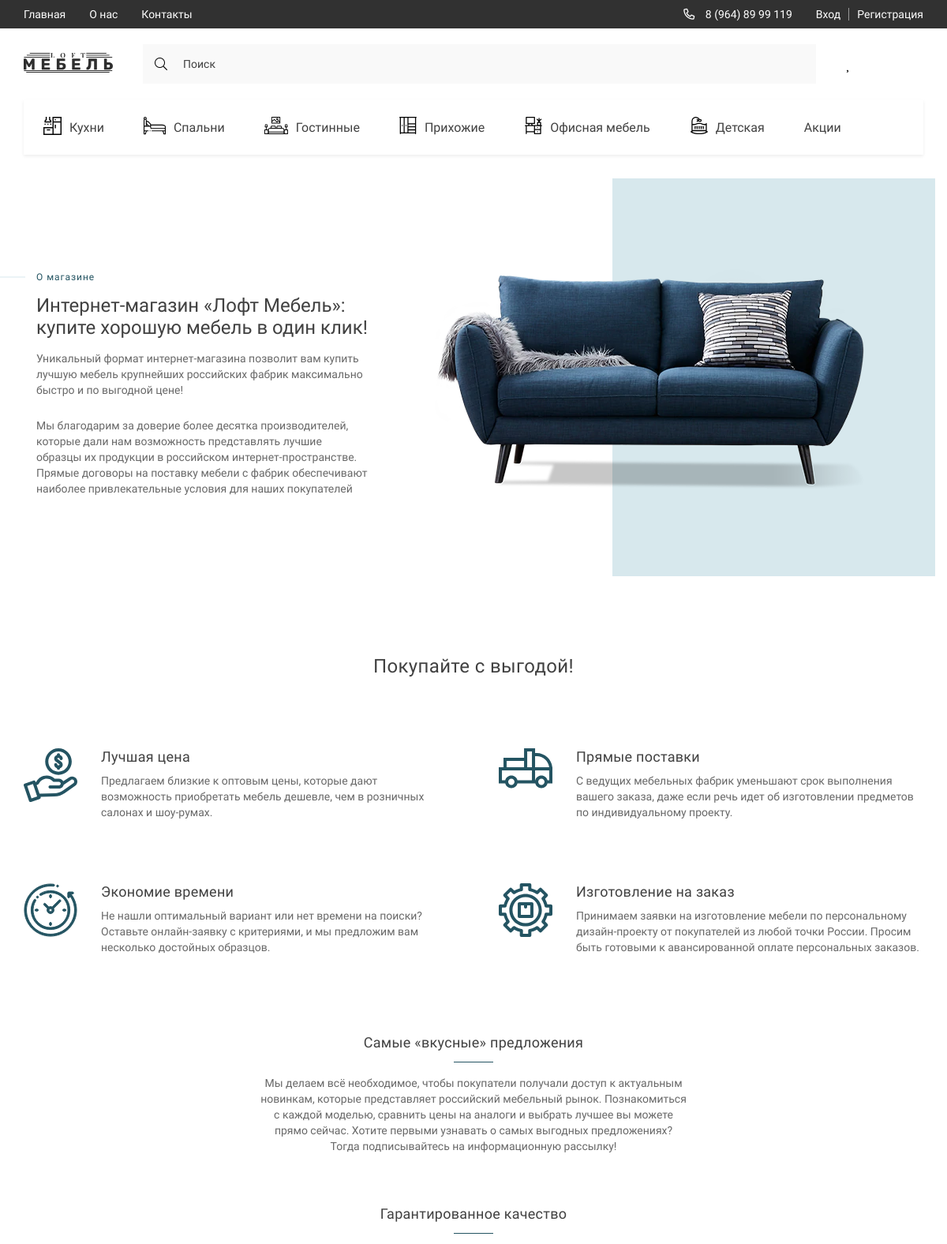
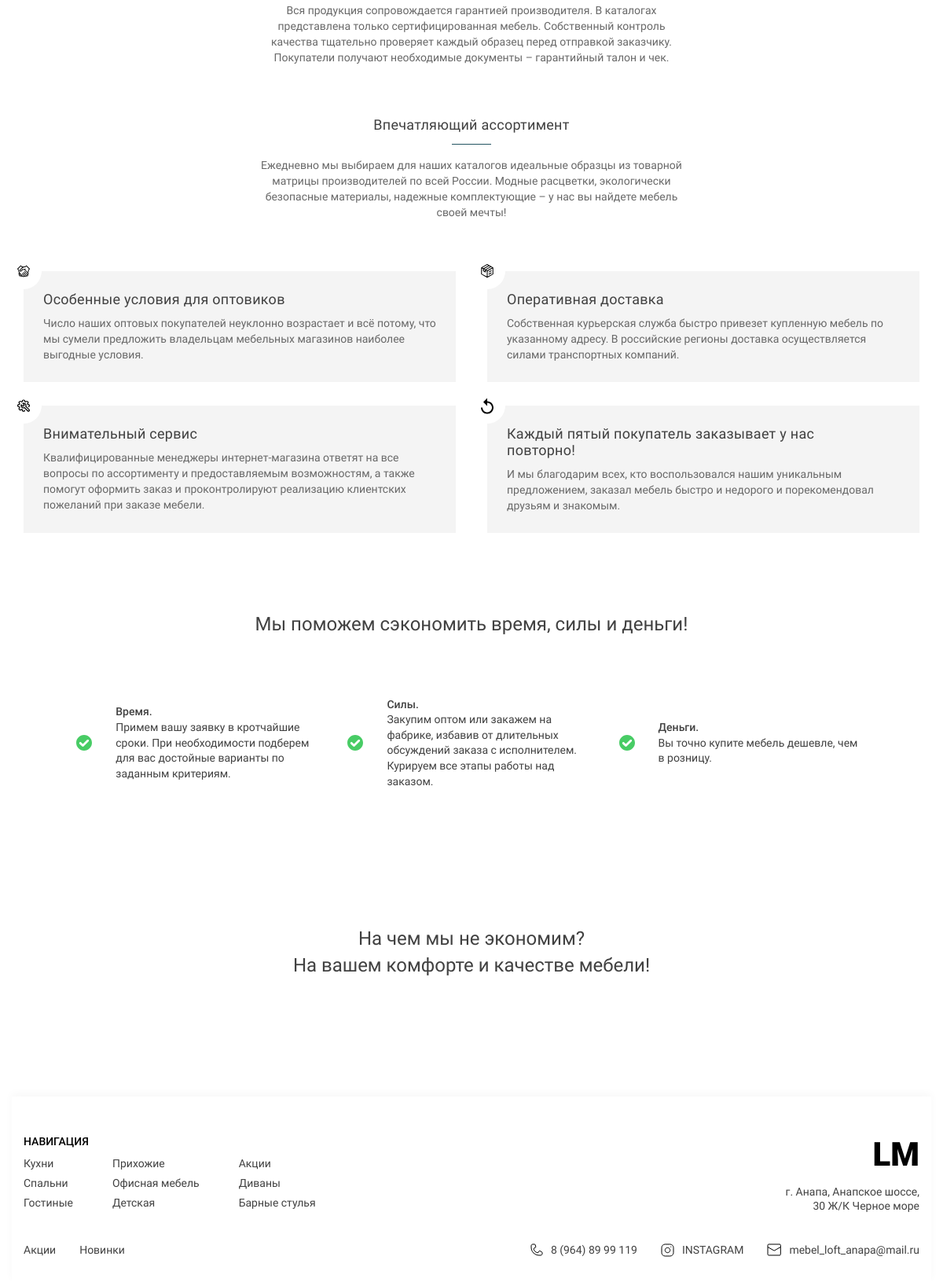
The page /about/ on the database its author committed (2 pictures, top to bottom).
### LOFT/models.py (models this page shows, shortened)
class Cat(models.Model):
    title = models.CharField(max_length=100, verbose_name='Название категории')
    slug = models.SlugField(unique=True, verbose_name='Слаг категории')
    parent = models.ForeignKey('self', null=True, blank=True, on_delete=models.CASCADE, verbose_name='Родитель',
                               related_name='subcats')
    def get_absolute_url(self):
        return reverse('category', kwargs={'slug': self.slug})
    class Meta:
        verbose_name = 'Категорию'
        verbose_name_plural = 'Категории'

### LOFT/views.py (the view)
# urls.py: path('about/', about_view, name='about'),
def about_view(request):
    categories = Cat.objects.all()
    context = {
        'categories': categories,
        'title': 'О нас'
    }
    return render(request, 'about.html', context=context)

### LOFT/templates/about.html (shortened to what this page needs)
{% extends 'base.html' %}
{% load static %}
{% block content %}
<section class="info__section">
    <div class="container">
        <div class="info__section-content">
            <div class="info__section-txt">
                <h2 class="info__section-subtitle">О магазине</h2>
                <h1 class="info__section-title">
                    Интернет-магазин «Лофт Мебель»:
                    купите хорошую
                    мебель в один клик!
                </h1>
                <p class="info__section-descr">
                    Уникальный формат интернет-магазина позволит вам купить лучшую
                    мебель крупнейших российских фабрик максимально быстро и по
                    выгодной цене!
                    <span>
                        Мы благодарим за доверие более десятка производителей, которые дали
                        нам возможность представлять лучшие образцы их продукции в
                        российском интернет-пространстве. Прямые договоры на поставку
                        мебели с фабрик обеспечивают наиболее привлекательные условия для
                        наших покупателей
                    </span>
                </p>
            </div>
            <div class="info__section-banner">
        <img src="{% static 'assets/images/aboute.png' %}" alt="aboute">
            </div>
        </div>
    </div>
</section>
<section class="sentence">
    <div class="container">
        <div class="sentence__content">
            <h2 class="sentence__title">Покупайте с выгодой!</h2>
            <div class="sentence__items">
                <div class="sentence__item">
                    <div class="sentence__item-img">
                        <img src="{% static 'assets/icons/sentence/profit-icon.svg' %}" alt="icon">
                    </div>
                    <div class="sentence__item-txt">
                        <h3 class="sentence__item-title">Лучшая цена</h3>
                        <p class="sentence__item-descr">
                            Предлагаем близкие к оптовым цены, которые дают возможность приобретать мебель
                            дешевле, чем в розничных салонах и шоу-румах.
                        </p>
                    </div>
                </div>
                <div class="sentence__item">
                    <div class="sentence__item-img">
                        <img src="{% static 'assets/icons/sentence/supplies-icon.svg' %}" alt="icon">
                    </div>
                    <div class="sentence__item-txt">
                        <h3 class="sentence__item-title">Прямые поставки</h3>
                        <p class="sentence__item-descr">
                            С ведущих мебельных фабрик уменьшают срок
                            выполнения вашего заказа, даже если речь идет об изготовлении предметов по
                            индивидуальному проекту.
                        </p>
                    </div>
                </div>
                <div class="sentence__item">
                    <div class="sentence__item-img">
                        <img src="{% static 'assets/icons/sentence/time-icon.svg' %}" alt="icon">
                    </div>
                    <div class="sentence__item-txt">
                        <h3 class="sentence__item-title">Экономие времени</h3>
                        <p class="sentence__item-descr">
                            Не нашли оптимальный вариант или нет
                            времени на поиски? Оставьте онлайн-заявку с критериями, и мы предложим вам
                            несколько достойных образцов.
                        </p>
                    </div>
                </div>
                <div class="sentence__item">
                    <div class="sentence__item-img">
                        <img src="{% static 'assets/icons/sentence/production-icon.svg' %}" alt="icon">
                    </div>
                    <div class="sentence__item-txt">
                        <h3 class="sentence__item-title">Изготовление на заказ</h3>
                        <p class="sentence__item-descr">
                            Принимаем заявки на изготовление
                            мебели по персональному дизайн-проекту от покупателей из любой точки России.
                            Просим быть готовыми к авансированной оплате персональных заказов.
                        </p>
                    </div>
                </div>
            </div>
        </div>
    </div>
</section>
<section class="sentence">
    <div class="container">
        <div class="offers__content">
            <div class="offers__item">
                <h2 class="offers__item-title">Самые «вкусные» предложения</h2>
                <p class="offers__item-descr">
                    Мы делаем всё
                    необходимое, чтобы покупатели получали доступ к актуальным новинкам, которые
                    представляет российский мебельный рынок. Познакомиться с каждой моделью,
                    сравнить цены на аналоги и выбрать лучшее вы можете прямо сейчас. Хотите
                    первыми узнавать о самых выгодных предложениях? Тогда подписывайтесь на
                    информационную рассылку!
                </p>
            </div>
            <div class="offers__item">
                <h2 class="offers__item-title">Гарантированное качество</h2>
                <p class="offers__item-descr">
                    Вся продукция сопровождается
                    гарантией производителя. В каталогах представлена только сертифицированная
                    мебель. Собственный контроль качества тщательно проверяет каждый образец
                    перед отправкой заказчику. Покупатели получают необходимые документы –
                    гарантийный талон и чек.
                </p>
            </div>
            <div class="offers__item">
                <h2 class="offers__item-title">Впечатляющий ассортимент</h2>
                <p class="offers__item-descr">
                    Ежедневно мы выбираем для
                    наших каталогов идеальные образцы из товарной матрицы производителей по всей
                    России. Модные расцветки, экологически безопасные материалы, надежные
                    комплектующие – у нас вы найдете мебель своей мечты!
                </p>
            </div>
        </div>
    </div>
</section>
<section class="about__cards">
    <div class="container">
        <div class="about__cards-content">
            <div class="about__card">
                <div class="about__card-img">
                    <img src="{% static 'assets/icons/about__card/coop-icons.svg' %}" alt="icons">
                </div>
                <h2 class="about__card-title">Особенные условия для оптовиков</h2>
                <p class="about__card-descr">
                    Число наших оптовых
                    покупателей неуклонно возрастает и всё потому, что мы сумели предложить
                    владельцам мебельных магазинов наиболее выгодные условия.
                </p>
            </div>
            <div class="about__card">
                <div class="about__card-img">
                    <img src="{% static 'assets/icons/about__card/delivery-box-icons.svg' %}" alt="icons">
                </div>
                <h2 class="about__card-title">Оперативная доставка</h2>
                <p class="about__card-descr">
                    Собственная курьерская служба
                    быстро привезет купленную мебель по указанному адресу. В российские регионы
                    доставка осуществляется силами транспортных компаний.
                </p>
            </div>
            <div class="about__card">
                <div class="about__card-img">
                    <img src="{% static 'assets/icons/about__card/support-icons.svg' %}" alt="icons">
                </div>
                <h2 class="about__card-title">Внимательный сервис</h2>
                <p class="about__card-descr">
                    Квалифицированные менеджеры
                    интернет-магазина ответят на все вопросы по ассортименту и предоставляемым
                    возможностям, а также помогут оформить заказ и проконтролируют реализацию
                    клиентских пожеланий при заказе мебели.
                </p>
            </div>
            <div class="about__card">
                <div class="about__card-img">
                    <img src="{% static 'assets/icons/about__card/re-icons.svg' %}" alt="icons">
                </div>
                <h2 class="about__card-title">
                    Каждый пятый покупатель заказывает у нас
                    повторно!
                </h2>
                <p class="about__card-descr">
                    И мы благодарим всех, кто воспользовался нашим уникальным предложением, заказал мебель
                    быстро и недорого и порекомендовал
                    друзьям и
                    знакомым.
                </p>
            </div>
        </div>
    </div>
</section>
<section class="saving">
    <div class="container">
        <div class="saving__content">
            <h2 class="saving__title">Мы поможем сэкономить время, силы и деньги!</h2>
            <div class="saving__cards">
                <div class="saving__card">
                    <div class="saving__card-img">
                        <img src="{% static 'assets/icons/saving.svg' %}" alt="saving">
                    </div>
                    <p class="saving__card-txt">
                        <span>Время. </span>
                        Примем вашу заявку в кротчайшие сроки. При необходимости
                        подберем для вас достойные варианты по заданным критериям.
                    </p>
                </div>
                <div class="saving__card">
                    <div class="saving__card-img">
                        <img src="{% static 'assets/icons/saving.svg' %}" alt="saving">
                    </div>
                    <p class="saving__card-txt">
                        <span> Силы. </span>
                        Закупим оптом или закажем на фабрике, избавив от длительных
                        обсуждений заказа с исполнителем. Курируем все этапы работы над
                        заказом.
                    </p>
                </div>
                <div class="saving__card">
                    <div class="saving__card-img">
                        <img src="{% static 'assets/icons/saving.svg' %}" alt="saving">
                    </div>
                    <p class="saving__card-txt">
                        <span>Деньги.</span>
                        Вы точно купите мебель дешевле, чем в розницу.
                    </p>
                </div>
            </div>
            <h2 class="saving__title saving__title-two">
                На чем мы не экономим? <br>
                На вашем комфорте и
                качестве мебели!
            </h2>
        </div>
    </div>
</section>
{% endblock %}

### LOFT/templates/components/_footer.html
{% load static %}
<footer class="footer">
            <div class="container">
                <div class="footer__content">
                    <div class="footer__navigate">
                        <div class="footer__navigate-part">
                            <h2 class="footer__navigate-title">НАВИГАЦИЯ</h2>
                            <div class="footer__navigate-lists">
                                <ul class="footer__navigate-list">
                                    {% for category in categories|slice:":3" %}
                                    <li><a href="{{ category.get_absolute_url }}" class="footer__navigate-links">{{ category.title }}</a></li>
                                    {% endfor %}
                                </ul>
                                <ul class="footer__navigate-list">
                                    {% for category in categories|slice:"3:6" %}
                                    <li><a href="{{ category.get_absolute_url }}" class="footer__navigate-links">{{ category.title }}</a></li>
                                    {% endfor %}
                                </ul>
                                <ul class="footer__navigate-list">
                                   {% for category in categories|slice:"6:9" %}
                                    <li><a href="{{ category.get_absolute_url }}" class="footer__navigate-links">{{ category.title }}</a></li>
                                    {% endfor %}
                                </ul>
                            </div>
                        </div>
                        <div class="footer__navigate-part _right">
                            <a href="{% url 'main' %}" class="footer__logo">LM</a>
                            <p class="footer__adress">г. Анапа, Анапское шоссе, 30 Ж/К Черное море</p>
                        </div>
                    </div>
                    <div class="footer__social">
                        <ul class="footer__navigate-list _short">
                            <li><a href="{% url 'category' slug='akcii' %}" class="footer__navigate-links">Акции</a></li>
                            <li><a href="{% url 'main' %}" class="footer__navigate-links">Новинки</a></li>
                        </ul>
                        <ul class="footer__social-list">
                            <li>
                                <a href="tel:89648999119" class="footer__social-links">
                                    <img src="{% static 'assets/icons/phone.svg' %}" alt="phone">
                                    8 (964) 89 99 119
                                </a>
                            </li>
                            <li>
                                <a href="https://www.instagram.com/" target="_blank" class="footer__social-links">
                                    <img src="{% static 'assets/icons/inst.svg' %}" alt="insta">
                                    INSTAGRAM
                                </a>
                            </li>
                            <li>
                                <a href="mailto:mebel_loft_anapa@mail.ru" target="_blank" class="footer__social-links">
                                    <img src="{% static 'assets/icons/mail.svg' %}" alt="mail">
                                    mebel_loft_anapa@mail.ru
                                </a>
                            </li>
                        </ul>
                    </div>
                </div>
            </div>
        </footer>

### rows shown on the page
Cat: title "Кухни"
Cat: title "Спальни"
Cat: title "Гостиные"
Cat: title "Прихожие"
Cat: title "Офисная мебель"
Cat: title "Детская"
Cat: title "Акции"
Cat: title "Диваны"
Cat: title "Барные стулья"
